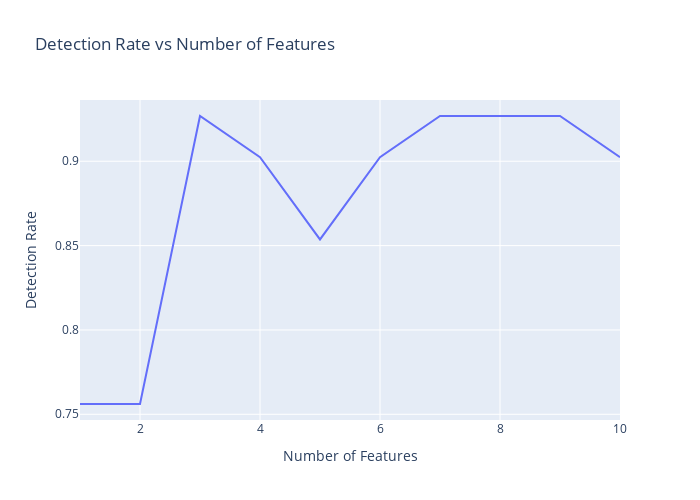

The cell this chart's notebook holds for it:
### Markdown cell above
### Positve Detection rate vs number of features used in the adaboost classifier.

### Code cell
fig = px.line(x=num_features, y=detection_rate, title='Detection Rate vs Number of Features')
# change the names of the x-axis and y-axis
fig.update_xaxes(title_text='Number of Features')
fig.update_yaxes(title_text='Detection Rate')
# adjust the size of the figure
fig.update_layout(
    autosize=False,
    width=700,
    height=500,
)
fig.show()

### Figure 1 — Plotly figure (JSON) as saved in the notebook; plotly's stock layout.template omitted (floating-point values rounded to 4 significant figures)
{"data": [{"hovertemplate": "x=%{x}<br>y=%{y}<extra></extra>", "legendgroup": "", "line": {"color": "#636efa", "dash": "solid"}, "marker": {"symbol": "circle"}, "mode": "lines", "name": "", "orientation": "v", "showlegend": false, "type": "scatter", "x": [1, 2, 3, 4, 5, 6, 7, 8, 9, 10], "xaxis": "x", "y": [0.7561, 0.7561, 0.9268, 0.9024, 0.8537, 0.9024, 0.9268, 0.9268, 0.9268, 0.9024], "yaxis": "y"}], "layout": {"autosize": false, "height": 500, "legend": {"tracegroupgap": 0}, "title": {"text": "Detection Rate vs Number of Features"}, "width": 700, "xaxis": {"anchor": "y", "domain": [0, 1], "title": {"text": "Number of Features"}}, "yaxis": {"anchor": "x", "domain": [0, 1], "title": {"text": "Detection Rate"}}}}
